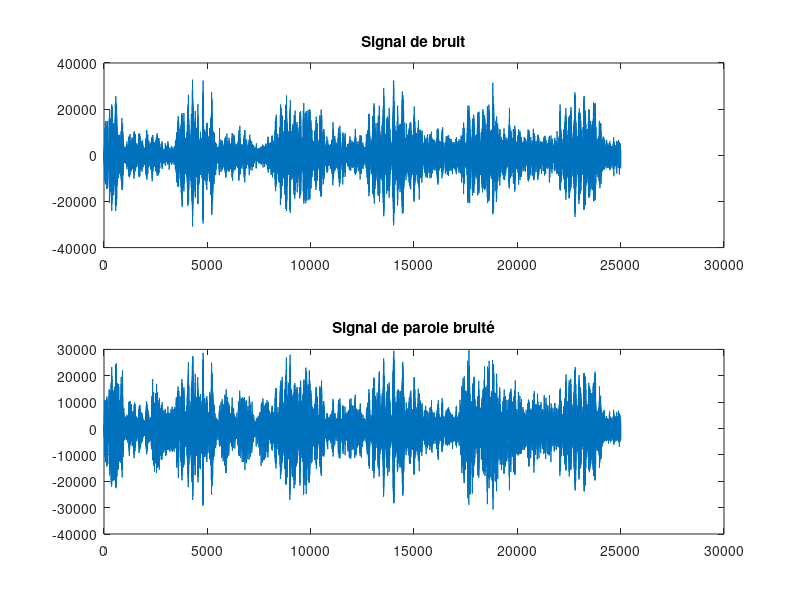

Write the MATLAB code that produced this figure. (Note: this script raises an error after producing the figure.)
clear all;
clc;


%% Initialisation

load("parole_bruitee.mat");
load("decticelle.mat");

Fe = 8192;

figure(1)
subplot(211), plot(x);
title("Signal de bruit");
subplot(212), plot(d);
title("Signal de parole bruité");


%% Algorithme LMS

P = 3;
wopt = [1, 1/2, 1/4].';
mu = 10^-10;


[e, w] = algo_LMS(x, d, P, mu);


figure(2);
subplot(411),
plot(e);
title("Signal d'erreur e_n");
legend("e_n");

subplot(412),
plot(w.');
title("Evolution des coefficients du filtre w_n au cours du temps");
legend("w_1","w_2","w_3");

subplot(413), 
plot(abs(w-wopt).');
title("Evolution de l’erreur sur les coefficients du filtre |w_n-w_{opt}|");
legend("|w_1-w_{opt}|","|w_2-w_{opt}|","|w_3-w_{opt}|");

subplot(414), 
plot(abs(w-wopt).^2.')
title("Evolution de la norme 2 au carré de l’erreur sur le filtre")
legend("|w_1-w_{opt}|^2","|w_2-w_{opt}|^2","|w_3-w_{opt}|^2");


%% Ecoutes algo LMS

soundsc(x, Fe), pause; % Ecoute signal bruit seul
soundsc(d, Fe), pause; % Ecoute signal de parole bruité
soundsc(e, Fe), pause; % Ecoute signal de parole débruité

%% Algo LMS avec le pas d'adaptation du pire cas


P = 3;
wopt = [1, 1/2, 1/4].';

alpha = 2;
mu = 2/(alpha*P*max(abs(x).^2));

[e, w] = algo_LMS(x, d, P, mu);


figure(2);
subplot(411),
plot(e);
title("Signal d'erreur e_n");
legend("e_n");

subplot(412),
plot(w.');
title("Evolution des coefficients du filtre w_n au cours du temps");
legend("w_1","w_2","w_3");

subplot(413), 
plot(abs(w-wopt).');
title("Evolution de l’erreur sur les coefficients du filtre |w_n-w_{opt}|");
legend("|w_1-w_{opt}|","|w_2-w_{opt}|","|w_3-w_{opt}|");

subplot(414), 
plot(abs(w-wopt).^2.')
title("Evolution de la norme 2 au carré de l’erreur sur le filtre")
legend("|w_1-w_{opt}|^2","|w_2-w_{opt}|^2","|w_3-w_{opt}|^2");


%% Algo LMS avec un pas d'adaptation décroissant

mu_init = 10^-9;
[e, w, mu] = algo_LMS_dec(x, d, P, mu_init);


figure(2);
subplot(511),
plot(e);
title("Signal d'erreur e_n");
legend("e_n");

subplot(512),
plot(w.');
title("Evolution des coefficients du filtre w_n au cours du temps");
legend("w_1","w_2","w_3");

subplot(513), 
plot(abs(w-wopt).');
title("Evolution de l’erreur sur les coefficients du filtre |w_n-w_{opt}|");
legend("|w_1-w_{opt}|","|w_2-w_{opt}|","|w_3-w_{opt}|");

subplot(514), 
plot(abs(w-wopt).^2.')
title("Evolution de la norme 2 au carré de l’erreur sur le filtre")
legend("|w_1-w_{opt}|^2","|w_2-w_{opt}|^2","|w_3-w_{opt}|^2");

subplot(515), plot(mu);
title("Evolution du pas d'adaptation mu");
legend("mu");

%% Algo LMS avec P = 2

P=2;
wopt = [1 1/2].';
mu = 10^-10;
[e, w] = algo_LMS(x, d, P, mu);

%% Algo LMS avec P = 5

P = 5;
wopt = [1 1/2 1/4 0 0].';
mu = 10^-10;
[e, w] = algo_LMS(x, d, P, mu);

%% Affichages

figure(3);
subplot(411),
plot(e);
title("Signal d'erreur e_n");
legend("e_n");

subplot(412),
plot(w.');
title("Evolution des coefficients du filtre w_n au cours du temps");
legend("w_1","w_2","w_3", "w_4", "w_5");

subplot(413), 
plot(abs(w-wopt).');
title("Evolution de l’erreur sur les coefficients du filtre |w_n-w_{opt}|");
legend("|w_1-w_{opt}|","|w_2-w_{opt}|","|w_3-w_{opt}|", "|w_4-w_{opt}|", "|w_5-w_{opt}|");

subplot(414), 
plot(abs(w-wopt).^2.')
title("Evolution de la norme 2 au carré de l’erreur sur le filtre")
legend("|w_1-w_{opt}|^2","|w_2-w_{opt}|^2","|w_3-w_{opt}|^2", "|w_4-w_{opt}|^2", "|w_5-w_{opt}|^2");

%% Algo RLS

P = 3;
delta = 0.01;
lambda = 1;
wopt = [1 1/2 1/4].';
[e,w] = algo_RLS(x, d, P, lambda, delta);


figure(2);
subplot(411),
plot(e);
title("Signal d'erreur e_n");
legend("e_n");

subplot(412),
plot(w.');
title("Evolution des coefficients du filtre w_n au cours du temps");
legend("w_1","w_2","w_3");

subplot(413), 
plot(abs(w-wopt).');
title("Evolution de l’erreur sur les coefficients du filtre |w_n-w_{opt}|");
legend("|w_1-w_{opt}|","|w_2-w_{opt}|","|w_3-w_{opt}|");

subplot(414), 
plot(abs(w-wopt).^2.')
title("Evolution de la norme 2 au carré de l’erreur sur le filtre")
legend("|w_1-w_{opt}|^2","|w_2-w_{opt}|^2","|w_3-w_{opt}|^2");

soundsc(e, Fe) % Ecoute signal de parole débruité

%% Filtrage optimal au sens des moindres carrés

P = 3;
rxx = xcorr(x, P-1);
rdx = xcorr(d,x,P-1);

Rxx = toeplitz(rxx(P:-1:1), rxx(P:1:2*P-1));
Rdx = toeplitz(rdx(P:-1:1), rdx(P:1:2*P-1));

w_LS = inv(conj(Rxx)) * Rdx;
